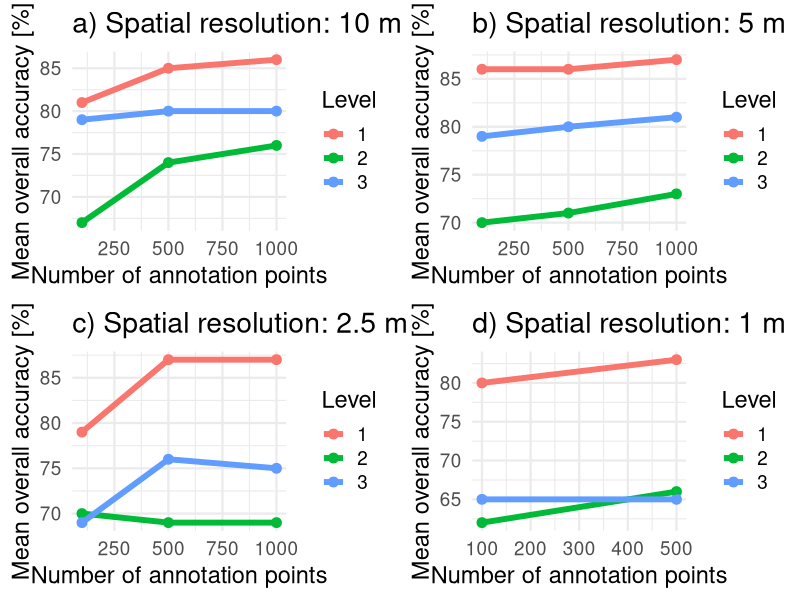

Write R code to recreate this figure.

library(ggplot2)
library(gridExtra)
library(ggrepel)
library(grid)

x_10m <- data.frame("OA"=c(81,85,86,67,74,76,79,80,80),"NofAnn"=c(100,500,1000,100,500,1000,100,500,1000),"Level"=c('1','1','1','2','2','2','3','3','3'))
a=ggplot(data=x_10m)+geom_point(aes(x=NofAnn,y=OA,color=Level),size=3)+geom_line(aes(x=NofAnn,y=OA,color=Level),size=2)+theme_minimal(base_size = 17)+
  xlab("Number of annotation points")+ylab("Mean overall accuracy [%]")+ggtitle("a) Spatial resolution: 10 m")

x_5m <- data.frame("OA"=c(86,86,87,70,71,73,79,80,81),"NofAnn"=c(100,500,1000,100,500,1000,100,500,1000),"Level"=c('1','1','1','2','2','2','3','3','3'))
b=ggplot(data=x_5m)+geom_point(aes(x=NofAnn,y=OA,color=Level),size=3)+geom_line(aes(x=NofAnn,y=OA,color=Level),size=2)+theme_minimal(base_size = 17)+
  xlab("Number of annotation points")+ylab("Mean overall accuracy [%]")+ggtitle("b) Spatial resolution: 5 m")

x_2m <- data.frame("OA"=c(79,87,87,70,69,69,69,76,75),"NofAnn"=c(100,500,1000,100,500,1000,100,500,1000),"Level"=c('1','1','1','2','2','2','3','3','3'))
c=ggplot(data=x_2m)+geom_point(aes(x=NofAnn,y=OA,color=Level),size=3)+geom_line(aes(x=NofAnn,y=OA,color=Level),size=2)+theme_minimal(base_size = 17)+
  xlab("Number of annotation points")+ylab("Mean overall accuracy [%]")+ggtitle("c) Spatial resolution: 2.5 m")

x_1m <- data.frame("OA"=c(80,83,62,66,65,65),"NofAnn"=c(100,500,100,500,100,500),"Level"=c('1','1','2','2','3','3'))
d=ggplot(data=x_1m)+geom_point(aes(x=NofAnn,y=OA,color=Level),size=3)+geom_line(aes(x=NofAnn,y=OA,color=Level),size=2)+theme_minimal(base_size = 17)+
  xlab("Number of annotation points")+ylab("Mean overall accuracy [%]")+ggtitle("d) Spatial resolution: 1 m")


fig=grid.arrange(
  a,
  b,
  c,
  d,
  ncol=2,
  nrow=2
)

ggsave("C:/Koma/Sync/_Amsterdam/_PhD/Chapter1_habitat_type_classification/4_Figures/Fig_extra.png",plot = fig,width = 15, height = 10)
